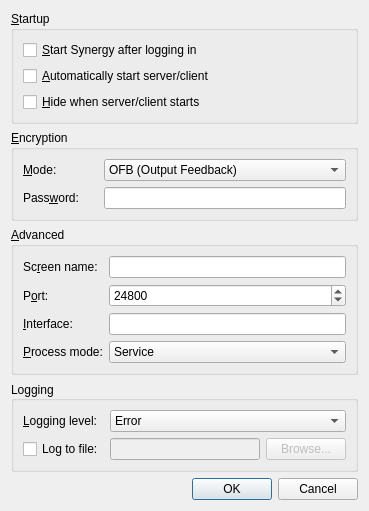
<?xml version="1.0" encoding="UTF-8"?>
<ui version="4.0">
 <class>SettingsDialogBase</class>
 <widget class="QDialog" name="SettingsDialogBase">
  <property name="geometry">
   <rect>
    <x>0</x>
    <y>0</y>
    <width>369</width>
    <height>459</height>
   </rect>
  </property>
  <property name="windowTitle">
   <string>Settings</string>
  </property>
  <layout class="QVBoxLayout" name="verticalLayout">
   <item>
    <widget class="QGroupBox" name="m_pGroupStart">
     <property name="title">
      <string>&amp;Startup</string>
     </property>
     <layout class="QGridLayout" name="gridLayout">
      <item row="0" column="0">
       <widget class="QCheckBox" name="m_pCheckBoxAutoStart">
        <property name="text">
         <string>&amp;Start Synergy after logging in</string>
        </property>
       </widget>
      </item>
      <item row="1" column="0">
       <widget class="QCheckBox" name="m_pCheckBoxAutoConnect">
        <property name="text">
         <string>&amp;Automatically start server/client</string>
        </property>
       </widget>
      </item>
      <item row="2" column="0">
       <widget class="QCheckBox" name="m_pCheckBoxAutoHide">
        <property name="text">
         <string>&amp;Hide when server/client starts</string>
        </property>
       </widget>
      </item>
     </layout>
    </widget>
   </item>
   <item>
    <widget class="QGroupBox" name="m_pGroupCrypto">
     <property name="enabled">
      <bool>true</bool>
     </property>
     <property name="sizePolicy">
      <sizepolicy hsizetype="Preferred" vsizetype="Preferred">
       <horstretch>0</horstretch>
       <verstretch>0</verstretch>
      </sizepolicy>
     </property>
     <property name="title">
      <string>&amp;Encryption</string>
     </property>
     <layout class="QFormLayout" name="formLayout">
      <property name="fieldGrowthPolicy">
       <enum>QFormLayout::AllNonFixedFieldsGrow</enum>
      </property>
      <item row="0" column="0">
       <widget class="QLabel" name="m_pLabel_26">
        <property name="minimumSize">
         <size>
          <width>75</width>
          <height>0</height>
         </size>
        </property>
        <property name="text">
         <string>&amp;Mode:</string>
        </property>
        <property name="buddy">
         <cstring>m_pComboCryptoMode</cstring>
        </property>
       </widget>
      </item>
      <item row="0" column="1">
       <widget class="QComboBox" name="m_pComboCryptoMode">
        <item>
         <property name="text">
          <string notr="true">OFB (Output Feedback)</string>
         </property>
        </item>
        <item>
         <property name="text">
          <string notr="true">CFB (Cipher Feedback)</string>
         </property>
        </item>
        <item>
         <property name="text">
          <string notr="true">CTR (Counter)</string>
         </property>
        </item>
        <item>
         <property name="text">
          <string notr="true">GCM (Galois/Counter)</string>
         </property>
        </item>
        <item>
         <property name="text">
          <string notr="true">Disable encryption</string>
         </property>
        </item>
       </widget>
      </item>
      <item row="1" column="0">
       <widget class="QLabel" name="m_pLabel_23">
        <property name="minimumSize">
         <size>
          <width>75</width>
          <height>0</height>
         </size>
        </property>
        <property name="text">
         <string>Pass&amp;word:</string>
        </property>
        <property name="buddy">
         <cstring>m_pLineEditCryptoPass</cstring>
        </property>
       </widget>
      </item>
      <item row="1" column="1">
       <widget class="QLineEdit" name="m_pLineEditCryptoPass">
        <property name="enabled">
         <bool>true</bool>
        </property>
        <property name="echoMode">
         <enum>QLineEdit::Password</enum>
        </property>
       </widget>
      </item>
     </layout>
    </widget>
   </item>
   <item>
    <widget class="QGroupBox" name="m_pGroupAdvanced">
     <property name="title">
      <string>&amp;Advanced</string>
     </property>
     <layout class="QGridLayout" name="gridLayout_3">
      <item row="0" column="0">
       <widget class="QLabel" name="m_pLabel_19">
        <property name="minimumSize">
         <size>
          <width>75</width>
          <height>0</height>
         </size>
        </property>
        <property name="text">
         <string>Sc&amp;reen name:</string>
        </property>
        <property name="buddy">
         <cstring>m_pLineEditScreenName</cstring>
        </property>
       </widget>
      </item>
      <item row="0" column="1">
       <widget class="QLineEdit" name="m_pLineEditScreenName">
        <property name="enabled">
         <bool>true</bool>
        </property>
       </widget>
      </item>
      <item row="1" column="0">
       <widget class="QLabel" name="m_pLabel_20">
        <property name="text">
         <string>P&amp;ort:</string>
        </property>
        <property name="buddy">
         <cstring>m_pSpinBoxPort</cstring>
        </property>
       </widget>
      </item>
      <item row="1" column="1">
       <widget class="QSpinBox" name="m_pSpinBoxPort">
        <property name="enabled">
         <bool>true</bool>
        </property>
        <property name="sizePolicy">
         <sizepolicy hsizetype="MinimumExpanding" vsizetype="Fixed">
          <horstretch>0</horstretch>
          <verstretch>0</verstretch>
         </sizepolicy>
        </property>
        <property name="maximum">
         <number>65535</number>
        </property>
        <property name="value">
         <number>24800</number>
        </property>
       </widget>
      </item>
      <item row="2" column="0">
       <widget class="QLabel" name="m_pLabel_21">
        <property name="text">
         <string>&amp;Interface:</string>
        </property>
        <property name="buddy">
         <cstring>m_pLineEditInterface</cstring>
        </property>
       </widget>
      </item>
      <item row="2" column="1">
       <widget class="QLineEdit" name="m_pLineEditInterface">
        <property name="enabled">
         <bool>true</bool>
        </property>
       </widget>
      </item>
      <item row="3" column="0">
       <widget class="QLabel" name="m_pLabel_22">
        <property name="text">
         <string>&amp;Process mode:</string>
        </property>
        <property name="buddy">
         <cstring>m_pComboProcessMode</cstring>
        </property>
       </widget>
      </item>
      <item row="3" column="1">
       <widget class="QComboBox" name="m_pComboProcessMode">
        <item>
         <property name="text">
          <string>Service</string>
         </property>
        </item>
        <item>
         <property name="text">
          <string>Desktop (legacy)</string>
         </property>
        </item>
       </widget>
      </item>
     </layout>
    </widget>
   </item>
   <item>
    <widget class="QGroupBox" name="m_pGroupLog">
     <property name="sizePolicy">
      <sizepolicy hsizetype="Preferred" vsizetype="MinimumExpanding">
       <horstretch>0</horstretch>
       <verstretch>0</verstretch>
      </sizepolicy>
     </property>
     <property name="title">
      <string>Logging</string>
     </property>
     <property name="alignment">
      <set>Qt::AlignLeading|Qt::AlignLeft|Qt::AlignVCenter</set>
     </property>
     <property name="flat">
      <bool>false</bool>
     </property>
     <layout class="QGridLayout" name="gridLayout_2">
      <item row="0" column="0">
       <widget class="QLabel" name="m_pLabel_3">
        <property name="minimumSize">
         <size>
          <width>75</width>
          <height>0</height>
         </size>
        </property>
        <property name="text">
         <string>&amp;Logging level:</string>
        </property>
        <property name="buddy">
         <cstring>m_pComboLogLevel</cstring>
        </property>
       </widget>
      </item>
      <item row="0" column="1" colspan="2">
       <widget class="QComboBox" name="m_pComboLogLevel">
        <item>
         <property name="text">
          <string>Error</string>
         </property>
        </item>
        <item>
         <property name="text">
          <string>Warning</string>
         </property>
        </item>
        <item>
         <property name="text">
          <string>Note</string>
         </property>
        </item>
        <item>
         <property name="text">
          <string>Info</string>
         </property>
        </item>
        <item>
         <property name="text">
          <string>Debug</string>
         </property>
        </item>
        <item>
         <property name="text">
          <string>Debug1</string>
         </property>
        </item>
        <item>
         <property name="text">
          <string>Debug2</string>
         </property>
        </item>
       </widget>
      </item>
      <item row="1" column="0">
       <widget class="QCheckBox" name="m_pCheckBoxLogToFile">
        <property name="text">
         <string>Log to file:</string>
        </property>
       </widget>
      </item>
      <item row="1" column="1">
       <widget class="QLineEdit" name="m_pLineEditLogFilename">
        <property name="enabled">
         <bool>false</bool>
        </property>
       </widget>
      </item>
      <item row="1" column="2">
       <widget class="QPushButton" name="m_pButtonBrowseLog">
        <property name="enabled">
         <bool>false</bool>
        </property>
        <property name="text">
         <string>Browse...</string>
        </property>
       </widget>
      </item>
     </layout>
    </widget>
   </item>
   <item>
    <spacer name="verticalSpacer">
     <property name="orientation">
      <enum>Qt::Vertical</enum>
     </property>
     <property name="sizeHint" stdset="0">
      <size>
       <width>20</width>
       <height>40</height>
      </size>
     </property>
    </spacer>
   </item>
   <item>
    <widget class="QDialogButtonBox" name="buttonBox">
     <property name="orientation">
      <enum>Qt::Horizontal</enum>
     </property>
     <property name="standardButtons">
      <set>QDialogButtonBox::Cancel|QDialogButtonBox::Ok</set>
     </property>
    </widget>
   </item>
  </layout>
 </widget>
 <tabstops>
  <tabstop>m_pLineEditScreenName</tabstop>
  <tabstop>m_pLineEditInterface</tabstop>
  <tabstop>m_pCheckBoxAutoConnect</tabstop>
  <tabstop>m_pComboLogLevel</tabstop>
  <tabstop>m_pCheckBoxLogToFile</tabstop>
  <tabstop>m_pLineEditLogFilename</tabstop>
  <tabstop>buttonBox</tabstop>
 </tabstops>
 <resources/>
 <connections>
  <connection>
   <sender>buttonBox</sender>
   <signal>accepted()</signal>
   <receiver>SettingsDialogBase</receiver>
   <slot>accept()</slot>
   <hints>
    <hint type="sourcelabel">
     <x>266</x>
     <y>340</y>
    </hint>
    <hint type="destinationlabel">
     <x>157</x>
     <y>274</y>
    </hint>
   </hints>
  </connection>
  <connection>
   <sender>buttonBox</sender>
   <signal>rejected()</signal>
   <receiver>SettingsDialogBase</receiver>
   <slot>reject()</slot>
   <hints>
    <hint type="sourcelabel">
     <x>334</x>
     <y>340</y>
    </hint>
    <hint type="destinationlabel">
     <x>286</x>
     <y>274</y>
    </hint>
   </hints>
  </connection>
 </connections>
</ui>
